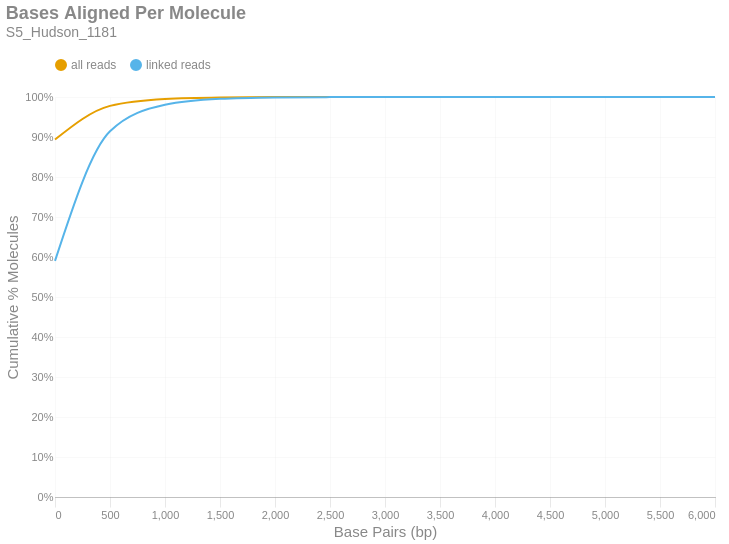

Here is the notebook cell this chart was saved with:
### Markdown cell above
### Bases Aligned Per Molecule
This is a cumulative frequency distribution showing the number of base pairs aligned per unique molecule. These data are shown in 500 bp bins. There are two distributions: one with `all reads` (yellow) and another with only `linked reads` (blue). The percent of molecules in the `linked reads` distribution is relative to the total number of linked molecules.

### Code cell
if SKIPLR:
    print_html(f"Skipped")
else:
    binned_df = consolidated_hist(valids['aligned_bp'], mask, 500, True)
    with SafeRender(binned_df):
        (
            density_plot(binned_df, 'Bases Aligned Per Molecule', samplename, 'basesper')
            .encode(
                x=alt.X('bin:Q', title="Base Pairs (bp)").axis(tickMinStep=500).scale(padding=0),
                y=alt.Y('value:Q', title='Cumulative % Molecules')
                    .axis(format='%')
                    .scale(domain = [0,1])
                    .stack(False),
                color=alt.Color("key:N").scale(domain = ["all reads", "linked reads"]),
                tooltip = [
                    alt.Tooltip("key:N", title = "Data Type"),
                    alt.Tooltip("range_label:N", title="Bases Aligned Per Molecule"),
                    alt.Tooltip("value:Q", format = ".2%", title="% Molecules (Cum.)")
                ]
            )
        ).display()

### Figure 1 — Vega-Lite specification as saved in the notebook (floating-point values rounded to 4 significant figures)
{"width": "container", "height": 400, "config": {"title": {"anchor": "start", "dy": -15, "fontSize": 18, "color": "#888888", "subtitleColor": "#888888", "subtitleFontSize": 14}, "arc": {"fill": "#0072B2"}, "axis": {"domainColor": "#888888", "domainWidth": 0.5, "gridWidth": 0.2, "grid": false, "titleFontWeight": 400, "titleFontSize": 15, "labelFontSize": 11, "labelColor": "#888888", "tickColor": "#888888", "tickWidth": 0.2, "titleColor": "#888888"}, "axisBand": {"grid": false}, "axisX": {"grid": true, "tickSize": 10, "domainCap": "round"}, "axisY": {"domain": false, "grid": true, "tickSize": 0, "domainCap": "round"}, "background": "transparent", "header": {"labelFontSize": 15, "labelColor": "#888888", "titleFontSize": 15, "titleFontWeight": 600, "titleColor": "#888888"}, "legend": {"labelFont": "sans-serif", "labelFontSize": 12, "labelColor": "#888888", "symbolSize": 100, "symbolType": "circle", "titleFontSize": 12, "titlePadding": 10, "titleColor": "#888888", "title": null, "orient": "top"}, "range": {"category": ["#E69F00", "#56B4E9", "#009E73", "#F0E442", "#0072B2", "#D55E00", "#CC79A7", "#000000"], "diverging": ["#cfe8f3", "#a2d4ec", "#73bfe2", "#46abdb", "#1696d2", "#12719e"]}, "area": {"fill": "#0072B2", "fillOpacity": 0.7, "line": true, "strokeOpacity": 0.7}, "line": {"color": "#0072B2", "stroke": "#0072B2", "strokeWidth": 2}, "trail": {"color": "#0072B2", "stroke": "#0072B2", "strokeWidth": 0, "size": 1}, "point": {"filled": true, "fillOpacity": 1.0, "size": 95}, "text": {"color": "#888888", "fontSize": 11, "align": "right", "fontWeight": 400, "size": 11}, "bar": {"fill": "#0072B2", "stroke": null}, "view": {"stroke": null, "continuousWidth": 660, "continuousHeight": 400}}, "data": {"name": "data-610637cca9f32662f4e4ec73274db0fd"}, "mark": {"type": "line", "interpolate": "monotone", "point": {"opacity": 0, "size": 275}}, "encoding": {"color": {"field": "key", "scale": {"domain": ["all reads", "linked reads"]}, "type": "nominal"}, "tooltip": [{"field": "key", "title": "Data Type", "type": "nominal"}, {"field": "range_label", "title": "Bases Aligned Per Molecule", "type": "nominal"}, {"field": "value", "format": ".2%", "title": "% Molecules (Cum.)", "type": "quantitative"}], "x": {"axis": {"tickMinStep": 500}, "field": "bin", "scale": {"padding": 0}, "title": "Base Pairs (bp)", "type": "quantitative"}, "y": {"axis": {"format": "%"}, "field": "value", "scale": {"domain": [0, 1]}, "stack": false, "title": "Cumulative % Molecules", "type": "quantitative"}}, "params": [{"name": "param_c36ac31b6afebe62", "select": {"type": "point", "fields": ["key"]}, "bind": "legend"}], "title": {"text": "Bases Aligned Per Molecule", "subtitle": "S5_Hudson_1181"}, "transform": [{"fold": ["all reads (cumsum)", "linked reads (cumsum)"]}, {"calculate": "replace(datum.key, ' (cumsum)', '')", "as": "key"}, {"filter": {"param": "param_c36ac31b6afebe62"}}], "usermeta": {"embedOptions": {"downloadFileName": "S5_Hudson_1181.basesper"}}, "$schema": "https://vega.github.io/schema/vega-lite/v6.1.0.json", "datasets": {"data-610637cca9f32662f4e4ec73274db0fd": [{"bin": "0.0", "interval": "0.0-500.0", "all reads": 0.8935, "linked reads": 0.5904, "all reads (cumsum)": 0.8935, "linked reads (cumsum)": 0.5904, "range_label": "0-499"}, {"bin": "500.0", "interval": "500.0-1000.0", "all reads": 0.08422, "linked reads": 0.3238, "all reads (cumsum)": 0.9778, "linked reads (cumsum)": 0.9142, "range_label": "500-999"}, {"bin": "1000.0", "interval": "1000.0-1500.0", "all reads": 0.0172, "linked reads": 0.06639, "all reads (cumsum)": 0.995, "linked reads (cumsum)": 0.9806, "range_label": "1000-1499"}, {"bin": "1500.0", "interval": "1500.0-2000.0", "all reads": 0.003848, "linked reads": 0.01486, "all reads (cumsum)": 0.9988, "linked reads (cumsum)": 0.9954, "range_label": "1500-1999"}, {"bin": "2000.0", "interval": "2000.0-2500.0", "all reads": 0.0008969, "linked reads": 0.003464, "all reads (cumsum)": 0.9997, "linked reads (cumsum)": 0.9989, "range_label": "2000-2499"}, {"bin": "2500.0", "interval": "2500.0-3000.0", "all reads": 0.0002094, "linked reads": 0.0008085, "all reads (cumsum)": 0.9999, "linked reads (cumsum)": 0.9997, "range_label": "2500-2999"}, {"bin": "3000.0", "interval": "3000.0-3500.0", "all reads": 5.579e-05, "linked reads": 0.0002154, "all reads (cumsum)": 1.0, "linked reads (cumsum)": 0.9999, "range_label": "3000-3499"}, {"bin": "3500.0", "interval": "3500.0-4000.0", "all reads": 1.562e-05, "linked reads": 6.032e-05, "all reads (cumsum)": 1.0, "linked reads (cumsum)": 1.0, "range_label": "3500-3999"}, {"bin": "4000.0", "interval": "4000.0-4500.0", "all reads": 5.382e-06, "linked reads": 2.078e-05, "all reads (cumsum)": 1.0, "linked reads (cumsum)": 1.0, "range_label": "4000-4499"}, {"bin": "4500.0", "interval": "4500.0-5000.0", "all reads": 2.1e-06, "linked reads": 8.111e-06, "all reads (cumsum)": 1.0, "linked reads (cumsum)": 1.0, "range_label": "4500-4999"}, {"bin": "5000.0", "interval": "5000.0-5500.0", "all reads": 5.251e-07, "linked reads": 2.028e-06, "all reads (cumsum)": 1.0, "linked reads (cumsum)": 1.0, "range_label": "5000-5499"}, {"bin": "5500.0", "interval": "5500.0-6000.0", "all reads": 0.0, "linked reads": 0.0, "all reads (cumsum)": 1.0, "linked reads (cumsum)": 1.0, "range_label": "5500-5999"}, {"bin": "6000.0", "interval": "6000.0-6500.0", "all reads": 1.313e-07, "linked reads": 5.069e-07, "all reads (cumsum)": 1.0, "linked reads (cumsum)": 1.0, "range_label": "6000-6499"}]}}
